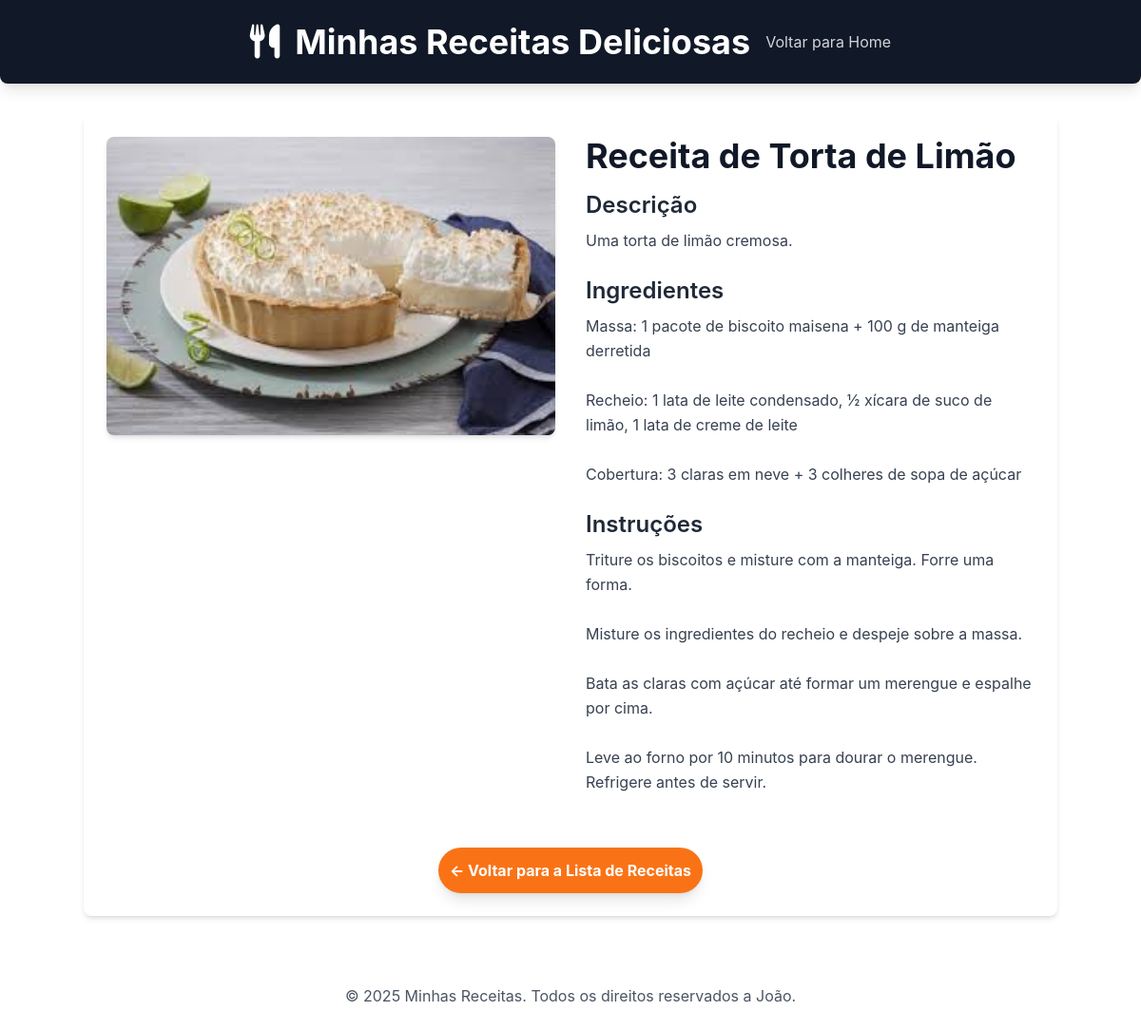
The app's page /receitas/receita/4/ with its own data.
### receitas/models.py (models this page shows, shortened)
class Receita(models.Model):
    title = models.CharField(max_length=200)
    description = models.TextField()
    ingredients = models.TextField()
    instructions = models.TextField()
    image = models.ImageField(upload_to='receitas/images/', blank=True, null=True)
    created_at = models.DateTimeField(auto_now_add=True)
    updated_at = models.DateTimeField(auto_now=True)
    class Meta :
        verbose_name = "Receita"
        verbose_name_plural = "Receitas"
        ordering = ['-created_at']

### receitas/views.py (the view)
# urls.py: path('receita/<int:id>/', views.receita_detail, name='receita_detail'),
def receita_detail(request, id):
    receita = get_object_or_404(Receita, pk=id)
    context = {
        'receita': receita,
    }
    return render(request, 'receitas/receita_detail.html', context)

### receitas/templates/receitas/receita_detail.html (shortened to what this page needs)
{% load static %}
<!DOCTYPE html>
<html lang="pt-br">
<head>
    <script src="https://cdn.tailwindcss.com"></script>
    <link rel="stylesheet" href="https://cdnjs.cloudflare.com/ajax/libs/font-awesome/6.0.0-beta3/css/all.min.css">
</head>
<body>
    <header class="bg-gray-900 text-white p-6 shadow-lg rounded-b-lg">
        <div class="container mx-auto flex flex-col sm:flex-row items-center
         justify-center">
            <div class="flex items-center mb-4 sm:mb-0">
                <div class="text-4xl mr-4">
                    <i class=" fas fa-utensils"></i>
                </div>
                <h1 class="text-4xl font-bold text-center sm:text-left">
                    Minhas Receitas Deliciosas
                </h1>
            </div>
            <nav class="mt-4 ml-4 sm:mt-0">
                <a href="{% url 'home' %}" class="text-gray-300 hover:text-white transition duration-300 ease-in-out"> Voltar para Home</a>
            </nav>
        </div>
    </header>
    <main class="container mx-auto p-6 mt-8 bg-white rounded-lg shadow-md">
        <div class="flex flex-col md:flex-row gap-8">
            {% if receita.image %}
                <div class="md:w-1/2">
                    <img src="{{receita.image.url}}" alt="[Imagem de {{receita.title}}]" class="w-full h-auto object-cover rounded-lg shadow-md">
                </div>
            {% endif %}
            <div class="md:w-1/2">
                <h2 class="text-4xl font-bold text-gray-900 mb-4">{{receita.title}}</h2>
                <h3 class="text-2xl font-semibold text-gray-800 mb-2">Descrição</h3>
                <p class="text-gray-700 mb-6 leading-relaxed">{{receita.description}}</p>
                <h3 class="text-2xl font-semibold text-gray-800 mb-2">Ingredientes</h3>
                <p class="text-gray-700 mb-6 leading-relaxed whitespace-pre-wrap">{{receita.ingredients}}</p>
                <h3 class="text-2xl font-semibold text-gray-800 mb-2">Instruções</h3>
                <p class="text-gray-700 mb-6 leading-relaxed whitespace-pre-wrap">{{receita.instructions}}</p>
            </div>
        </div>
        <div class="mt-8 text-center">
            <a href="{% url 'home' %}" class="inline-block bg-orange-500 hover:bg-orange-600 text-white font-bold py-3 px-3 rounded-full transition duration-300 ease-in-out shadow-lg">
                &larr; Voltar para a Lista de Receitas
            </a>
        </div>
    </main>
    <footer class="mt-12 p-6 text-center text-gray-600">
        <p>&copy; 2025 Minhas Receitas. Todos os direitos reservados a João.</p>
    </footer>
</body>
</html>

### receitas/templates/receitas/receita_detail.html (style rules this page uses)
body { font-family: 'Inter', sans-serif; }

### records on screen
Receita: image (picture), title "Receita de Torta de Limão", description "Uma torta de limão cremosa.", ingredients "Massa: 1 pacote de biscoito maisena + 100 g de manteiga derretida Recheio: 1 lata de leite condensado, ½ xícara de suco de limão, 1 lata de creme de leite Cobertura: 3 claras em neve + 3 colheres de sopa de açúcar", instructions "Triture os biscoitos e misture com a manteiga. Forre uma forma. Misture os ingredientes do recheio e despeje sobre a massa. Bata as claras com açúcar até formar um merengue e espalhe por cima. Leve ao forno por 10 minutos para dourar o merengue. Refrigere antes de servir."
